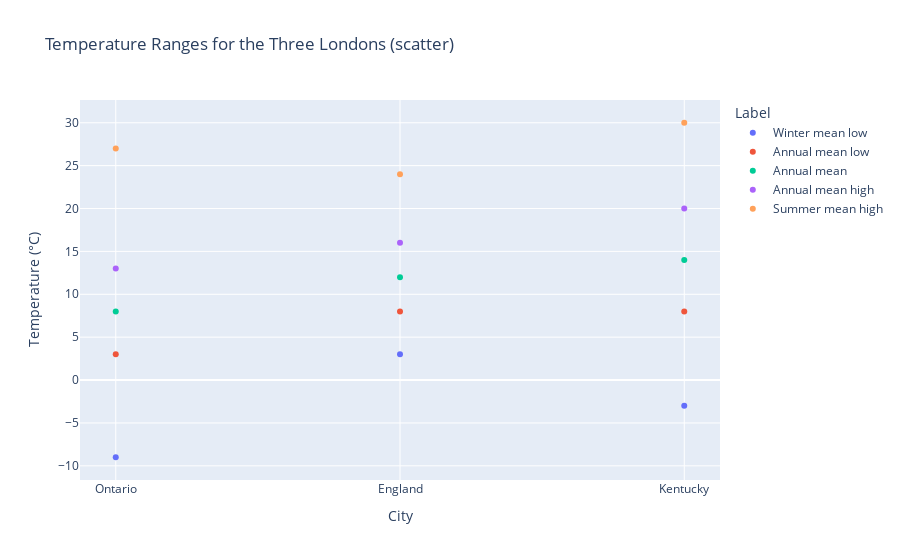

The notebook cell this image was saved under:
### Code cell
fig = px.scatter(
    df,
    x="City",
    y="Temperature",
    color="Label",
    title="Temperature Ranges for the Three Londons (scatter)",
    labels={"Temperature": "Temperature (°C)"},
)
fig

### Figure 1 — Plotly figure (JSON) as saved in the notebook; plotly's stock layout.template omitted (floating-point values rounded to 4 significant figures)
{"data": [{"hovertemplate": "Label=Winter mean low<br>City=%{x}<br>Temperature (°C)=%{y}<extra></extra>", "legendgroup": "Winter mean low", "marker": {"color": "#636efa", "symbol": "circle"}, "mode": "markers", "name": "Winter mean low", "orientation": "v", "showlegend": true, "type": "scatter", "x": ["Ontario", "England", "Kentucky"], "xaxis": "x", "y": [-9, 3, -3], "yaxis": "y"}, {"hovertemplate": "Label=Annual mean low<br>City=%{x}<br>Temperature (°C)=%{y}<extra></extra>", "legendgroup": "Annual mean low", "marker": {"color": "#EF553B", "symbol": "circle"}, "mode": "markers", "name": "Annual mean low", "orientation": "v", "showlegend": true, "type": "scatter", "x": ["Ontario", "England", "Kentucky"], "xaxis": "x", "y": [3, 8, 8], "yaxis": "y"}, {"hovertemplate": "Label=Annual mean<br>City=%{x}<br>Temperature (°C)=%{y}<extra></extra>", "legendgroup": "Annual mean", "marker": {"color": "#00cc96", "symbol": "circle"}, "mode": "markers", "name": "Annual mean", "orientation": "v", "showlegend": true, "type": "scatter", "x": ["Ontario", "England", "Kentucky"], "xaxis": "x", "y": [8, 12, 14], "yaxis": "y"}, {"hovertemplate": "Label=Annual mean high<br>City=%{x}<br>Temperature (°C)=%{y}<extra></extra>", "legendgroup": "Annual mean high", "marker": {"color": "#ab63fa", "symbol": "circle"}, "mode": "markers", "name": "Annual mean high", "orientation": "v", "showlegend": true, "type": "scatter", "x": ["Ontario", "England", "Kentucky"], "xaxis": "x", "y": [13, 16, 20], "yaxis": "y"}, {"hovertemplate": "Label=Summer mean high<br>City=%{x}<br>Temperature (°C)=%{y}<extra></extra>", "legendgroup": "Summer mean high", "marker": {"color": "#FFA15A", "symbol": "circle"}, "mode": "markers", "name": "Summer mean high", "orientation": "v", "showlegend": true, "type": "scatter", "x": ["Ontario", "England", "Kentucky"], "xaxis": "x", "y": [27, 24, 30], "yaxis": "y"}], "layout": {"legend": {"title": {"text": "Label"}, "tracegroupgap": 0}, "title": {"text": "Temperature Ranges for the Three Londons (scatter)"}, "xaxis": {"anchor": "y", "domain": [0, 1], "title": {"text": "City"}}, "yaxis": {"anchor": "x", "domain": [0, 1], "title": {"text": "Temperature (°C)"}}}}
